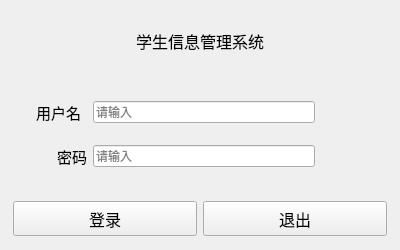
<?xml version="1.0" encoding="UTF-8"?>
<ui version="4.0">
 <class>Page_Login</class>
 <widget class="QWidget" name="Page_Login">
  <property name="geometry">
   <rect>
    <x>0</x>
    <y>0</y>
    <width>400</width>
    <height>250</height>
   </rect>
  </property>
  <property name="minimumSize">
   <size>
    <width>400</width>
    <height>250</height>
   </size>
  </property>
  <property name="maximumSize">
   <size>
    <width>400</width>
    <height>250</height>
   </size>
  </property>
  <property name="windowTitle">
   <string>登录</string>
  </property>
  <property name="windowIcon">
   <iconset resource="res.qrc">
    <normaloff>:/icon.jpg</normaloff>:/icon.jpg</iconset>
  </property>
  <property name="toolTip">
   <string>这是登录窗口</string>
  </property>
  <layout class="QGridLayout" name="gridLayout_3">
   <item row="0" column="0">
    <widget class="QLabel" name="lb_title">
     <property name="minimumSize">
      <size>
       <width>0</width>
       <height>60</height>
      </size>
     </property>
     <property name="maximumSize">
      <size>
       <width>16777215</width>
       <height>60</height>
      </size>
     </property>
     <property name="font">
      <font>
       <pointsize>12</pointsize>
      </font>
     </property>
     <property name="styleSheet">
      <string notr="true"/>
     </property>
     <property name="text">
      <string>学生信息管理系统</string>
     </property>
     <property name="alignment">
      <set>Qt::AlignmentFlag::AlignCenter</set>
     </property>
    </widget>
   </item>
   <item row="1" column="0">
    <widget class="QWidget" name="widget_2" native="true">
     <layout class="QGridLayout" name="gridLayout_2">
      <property name="leftMargin">
       <number>25</number>
      </property>
      <item row="1" column="2">
       <widget class="QLineEdit" name="le_password">
        <property name="maxLength">
         <number>8</number>
        </property>
        <property name="echoMode">
         <enum>QLineEdit::EchoMode::Password</enum>
        </property>
        <property name="placeholderText">
         <string>请输入</string>
        </property>
       </widget>
      </item>
      <item row="0" column="3">
       <spacer name="horizontalSpacer">
        <property name="orientation">
         <enum>Qt::Orientation::Horizontal</enum>
        </property>
        <property name="sizeType">
         <enum>QSizePolicy::Policy::Minimum</enum>
        </property>
        <property name="sizeHint" stdset="0">
         <size>
          <width>65</width>
          <height>20</height>
         </size>
        </property>
       </spacer>
      </item>
      <item row="0" column="0">
       <widget class="QLabel" name="lb1">
        <property name="font">
         <font>
          <pointsize>11</pointsize>
         </font>
        </property>
        <property name="text">
         <string>用户名</string>
        </property>
       </widget>
      </item>
      <item row="0" column="2">
       <widget class="QLineEdit" name="le_user">
        <property name="maxLength">
         <number>8</number>
        </property>
        <property name="placeholderText">
         <string>请输入</string>
        </property>
       </widget>
      </item>
      <item row="1" column="0" colspan="2">
       <widget class="QLabel" name="lb2">
        <property name="font">
         <font>
          <pointsize>11</pointsize>
         </font>
        </property>
        <property name="text">
         <string>密码</string>
        </property>
        <property name="alignment">
         <set>Qt::AlignmentFlag::AlignRight|Qt::AlignmentFlag::AlignTrailing|Qt::AlignmentFlag::AlignVCenter</set>
        </property>
       </widget>
      </item>
     </layout>
    </widget>
   </item>
   <item row="2" column="0">
    <widget class="QWidget" name="widget" native="true">
     <property name="maximumSize">
      <size>
       <width>16777215</width>
       <height>40</height>
      </size>
     </property>
     <layout class="QGridLayout" name="gridLayout">
      <property name="leftMargin">
       <number>2</number>
      </property>
      <property name="topMargin">
       <number>0</number>
      </property>
      <property name="rightMargin">
       <number>2</number>
      </property>
      <property name="bottomMargin">
       <number>0</number>
      </property>
      <property name="verticalSpacing">
       <number>0</number>
      </property>
      <item row="1" column="1">
       <widget class="QPushButton" name="btn_exit">
        <property name="minimumSize">
         <size>
          <width>0</width>
          <height>35</height>
         </size>
        </property>
        <property name="font">
         <font>
          <pointsize>12</pointsize>
         </font>
        </property>
        <property name="text">
         <string>退出</string>
        </property>
       </widget>
      </item>
      <item row="1" column="0">
       <widget class="QPushButton" name="btn_login">
        <property name="minimumSize">
         <size>
          <width>0</width>
          <height>35</height>
         </size>
        </property>
        <property name="font">
         <font>
          <pointsize>12</pointsize>
         </font>
        </property>
        <property name="text">
         <string>登录</string>
        </property>
       </widget>
      </item>
     </layout>
    </widget>
   </item>
  </layout>
 </widget>
 <resources>
  <include location="res.qrc"/>
 </resources>
 <connections/>
</ui>
